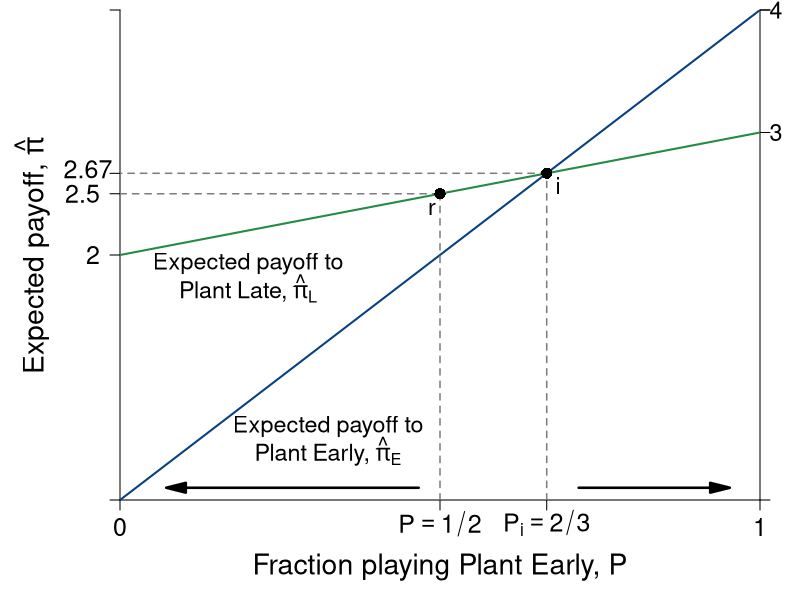

This figure's R source:
#Graph Designer: Simon Halliday
#Authors: Bowles, Foley and Halliday
#Title: Coordination, Conflict and Competition: A Text in Microeconomics
library(shape)
#require(plotrix)
pdf(file = "people/palanpur_risk_dom.pdf", width = 8, height = 6)

#Set parameters for graphics
axislabelsize <- 1.5
axistitlesize <- 1.7
labelsize <- 1.4
graphlinewidth <- 2
segmentlinewidth <- 1.5

COL <- c("#7fc97f", "#beaed4", "#fdc086", "#ffff99", "#386cb0", "#f0027f", "#bf5b17", "#666666")
COLA <- c("#e0f3db", "#99d8c9","#66c2a4","#41ae76", "#238b45", "#005824")
COLB <- c("#4eb3d3", "#2b8cbe", "#0868ac","#084081")
grays <- gray.colors(25, start = 1, end = 0)

#Edited the margins to cater for the larger LHS labels
par(mar =  c(5, 6, 0.5, 2))

#proportion of wealth functions

expected_late <- function(x){
  20 + 0.25*x
}

expected_early <- function(x){
  x
}


#Add limits on axes and levels of utility for each function 
ylims <- c(0, 40)
xlims <- c(0, 40)

npts <- 501 
x <- seq(xlims[1], xlims[2], length.out = npts)
y <- seq(ylims[1], ylims[2], length.out = npts) 

plot(0, 0, xlim = xlims, ylim = ylims, type = "n",
     xlab = expression(paste("")),
     ylab = expression(paste("")), 
     xaxt = "n", 
     yaxt = "n", 
     cex.lab = axislabelsize, 
     bty = "n", 
     xaxs="i", 
     yaxs="i"
)

#x and y limits with plain axes without ticks/numbers to match previous graph; y axes on both sides

ticksx <- c(0, 20, 26.67, 40)
xlabels <- c(0, expression(paste(P == 1/2)),expression(paste(P[i] == 2/3)), 1)
ticksy <- c(ylims[1], 20, expected_late(20), expected_late(26.67), ylims[2])
ylabels <- c(NA, 2, 2.5, 2.67, NA)
ticksy2 <- c(ylims[1], 30, 40, ylims[2])
ylabels2 <- seq(from = 0, to = ylims[2], by = 10)


axis(1, at = ticksx,  pos = 0, labels = xlabels, cex.axis = axislabelsize)
axis(2, at = ticksy,  pos = 0, labels = ylabels, las = 1, cex.axis = axislabelsize)
axis(4, at = ticksy2, pos = xlims[2], labels = FALSE, las = 1)


npts <- 503 
xx1 <- seq(xlims[1], xlims[2], length.out = npts)
xx2 <- seq(0, xlims[2], length.out = npts)
xx3 <- seq(xlims[1], 0, length.out = npts)
xx4 <- seq(-11, 0, length.out = npts)

#Axis labels and draw linear utility functions
text(xlims[2]*0.5, -5.5, expression(paste("Fraction playing Plant Early, P")), xpd = TRUE, cex = axistitlesize)
text(-5.5, 0.5*ylims[2], expression(paste("Expected payoff, ", hat(pi))), xpd = TRUE, cex = axistitlesize, srt = 90) 


text(41, ylims[2], expression(paste(4)), xpd = TRUE, cex = labelsize) 
text(41, 0.75*ylims[2], expression(paste(3)), xpd = TRUE, cex = labelsize) 

text(-2, 27, expression(paste(2.67)), xpd = TRUE, cex = axislabelsize) 

lines(xx1, expected_early(xx1), col = COLB[4], lwd = graphlinewidth)
lines(xx1, expected_late(xx1), col = COLA[5], lwd = graphlinewidth)

#Label points on line

text(20 - 0.5, expected_late(20) - 1.2, expression(paste(r)), cex = labelsize)
segments(20, 0, 20, expected_late(20), lty = 2, col = grays[20], lwd = segmentlinewidth)
segments(0, expected_late(20), 20, expected_late(20), lty = 2, col = grays[20], lwd = segmentlinewidth)
points(20, expected_late(20), pch = 16, col = "black", cex = 1.5)

text(26.67 + 0.7, expected_early(26.67) - 1, expression(paste(i)), cex = labelsize)
segments(26.67, expected_early(26.67), 0, expected_early(26.67), lty = 2, col = grays[20], lwd = segmentlinewidth)
segments(26.67, 0, expected_early(26.67), 26.67, lty = 2, col = grays[20], lwd = segmentlinewidth)
points(26.67, expected_early(26.67), pch = 16, col = "black", cex = 1.5)

# text(33 + 0.7, 7 + 0.7, expression(paste("h")), cex = labelsize)
# segments(33, 7, 0, 7, lty = 2, col = "gray", lwd = segmentlinewidth)
# points(33, 7, pch = 16, col = "black", cex = 1.5)


#Label relevant points on axes
text(8, 19.3, expression(paste("Expected payoff to")), xpd = TRUE, cex = labelsize)
text(8, 17.3, expression(paste("Plant Late, ", hat(pi)[L])), xpd = TRUE, cex = labelsize)

text(13, 6, expression(paste("Expected payoff to")), xpd = TRUE, cex = labelsize)
text(13, 4, expression(paste("Plant Early, ", hat(pi)[E])),  xpd = TRUE, cex = labelsize)


#Tipping point arrows
Arrows((2/3)*xlims[2] + 2, 1, xlims[2] - 2.5, 1, col = "black", lty = 1, lwd = 2.5, arr.type = "triangle", xpd = TRUE)
Arrows((2/3)*xlims[2] - 8, 1, xlims[1] + 3.5, 1, col = "black", lty = 1, lwd = 2.5, arr.type = "triangle", xpd = TRUE)

#Axis arrow
#Arrows(32.5, -5.5, 39, -5.5, col = "black", lty = 1, lwd = 2.5, arr.type = "triangle", xpd = TRUE)
#arrows(33, -5, 39, -5, xpd = TRUE, length=0.1,angle=40,lwd=3)

#Risk Dominant Strategy
# text(12, 36, expression(paste("Strategy with higher")), xpd = TRUE, cex = labelsize)
# text(12, 34, expression(paste("expected payoff at ", P == 1/2)), xpd = TRUE, cex = labelsize)
# text(12, 32, expression(paste("is risk-dominant")), xpd = TRUE, cex = labelsize)
# Arrows(20, 32.5, 20, expected_late(20) + 1.5, col = "black", lty = 1, lwd = 2, code = 2, arr.type = "triangle", arr.lwd = 0.5)

#Equal expected payoffs
# text(29, 38, expression(paste("Equal expected")), xpd = TRUE, cex = labelsize)
# text(29, 36, expression(paste("payoffs at ", P[i] == 2/3)), xpd = TRUE, cex = labelsize)
# Arrows(26.67, 35, 26.67, expected_late(26.67) + 1.5, col = "black", lty = 1, lwd = 2, code = 2, arr.type = "triangle", arr.lwd = 0.5)

dev.off()
